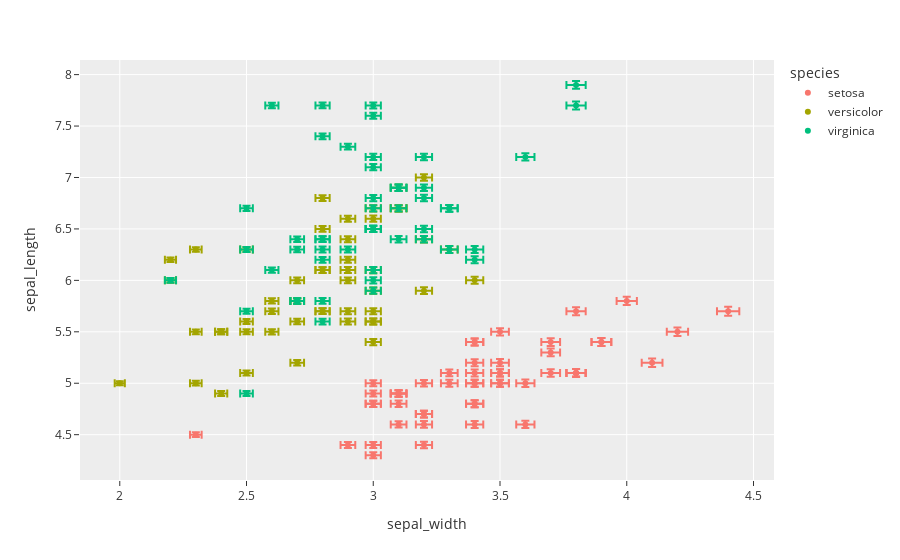

Notebook source saved alongside this figure:
### Code cell
df['e'] = df['sepal_width']/100
fig = px.scatter(data_frame=df, x="sepal_width", y="sepal_length", template='ggplot2', \
    color='species', hover_data=['petal_width'],
    error_x='e', error_y='e')
iplot(fig)
